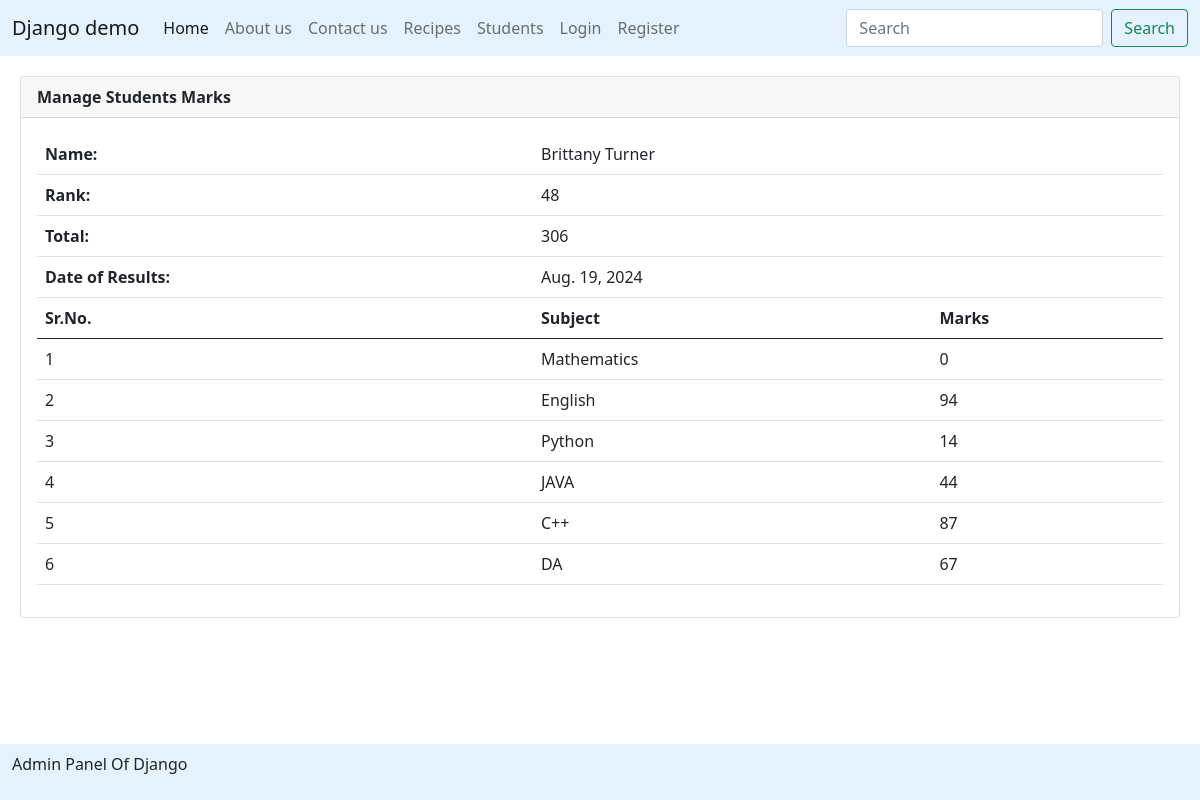
The page /students/marks/STU-0767 on the database its author committed.
### recipe/models.py (models this page shows, shortened)
class SubjectMarks(models.Model):
    student = models.ForeignKey(Student, related_name="studentmarks", on_delete=models.CASCADE)
    subject = models.ForeignKey(Subject, on_delete=models.CASCADE)
    marks = models.IntegerField()
    class Meta:
        unique_together = ['student', 'subject']

class Student(models.Model):
    department = models.ForeignKey(Department, related_name="depart", on_delete=models.CASCADE)
    student_id = models.OneToOneField(StudentID, related_name="studentid", on_delete=models.CASCADE)
    name = models.CharField(max_length=100)
    email = models.EmailField()
    phone = models.CharField(max_length=100)
    age = models.IntegerField()
    address = models.TextField(null=True, blank=True)
    is_deleted = models.BooleanField(default=False)
    objects = StudentsManager()
    admin_objects = models.Manager()
    def __str__(self) -> str:
        return self.name
    class Meta:
        ordering = ['name']
        verbose_name = "student"

class ReportCard(models.Model):
    student = models.ForeignKey(Student, related_name="studentreportcard", on_delete=models.CASCADE)
    student_rank = models.IntegerField()
    date_of_report_card_generation = models.DateField(auto_now_add=True)
    class Meta:
        unique_together = ['student_rank', 'date_of_report_card_generation']

class Subject(models.Model):
    subject_name = models.CharField(max_length=100)
    def __str__(self) -> str:
        return self.subject_name

### recipe/views.py (the view)
# urls.py: path('students/marks/<student_id>', see_marks, name="see_marks"),
def see_marks(request, student_id):
   queryset = SubjectMarks.objects.filter(student__student_id__student_id = student_id)
   total_marks = queryset.aggregate(total_marks = Sum('marks'))
   context = {'page':'Django Student Marks', 'marks':queryset, 'total_marks':total_marks}
   return render(request, 'report/student_marks.html', context)

### recipe/templates/report/student_marks.html
{% extends "layouts/master.html" %}
{% block main %}
<div class="card" style="margin: 20px;">
    <div class="card-header">
       <b>Manage Students Marks</b>
    </div>
    <div class="card-body">
            <table class="table">
                <thead>
                    <tr>
                        <th>Name:</th>
                        <td colspan="2">{{ marks.first.student }}</td>
                    </tr>
                    <tr>
                        <th>Rank:</th>
                        <td colspan="2">{{ marks.first.student.studentreportcard.first.student_rank }}</td>
                    </tr>
                    <tr>
                        <th>Total:</th>
                        <td colspan="2">{{ total_marks.total_marks }}</td>
                    </tr>
                    <tr>
                        <th>Date of Results:</th>
                        <td colspan="2">{{ marks.first.student.studentreportcard.first.date_of_report_card_generation }}</td>
                    </tr>
                    <tr>
                        <th>Sr.No.</th>
                        <th>Subject</th>
                        <th>Marks</th>
                    </tr>
                </thead>
                <tbody>
                    {% for mark in marks %}
                    <tr>
                        <td>{{ forloop.counter }}</td>
                        <td>{{ mark.subject }}</td>
                        <td>{{ mark.marks }}</td>
                    </tr>
                    {% endfor %}
                </tbody>
            </table>
    </div>
</div>
<br>
<br>
<br>
<br>
<br>
    {% endblock %}

### rows shown on the page
SubjectMarks: first.student "Brittany Turner", first.student.studentreportcard.first.student_rank "48", first.student.studentreportcard.first.date_of_report_card_generation "Aug. 19, 2024", subject "Mathematics", marks "0"
SubjectMarks: subject "English", marks "94"
SubjectMarks: subject "Python", marks "14"
SubjectMarks: subject "JAVA", marks "44"
SubjectMarks: subject "C++", marks "87"
SubjectMarks: subject "DA", marks "67"

### other values the page prints
{{ total_marks.total_marks }} "306"
